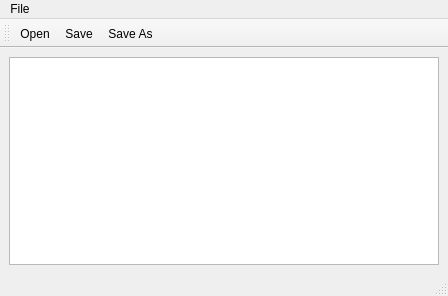
<?xml version="1.0" encoding="UTF-8"?>
<ui version="4.0">
 <class>MainWindow</class>
 <widget class="QMainWindow" name="MainWindow">
  <property name="geometry">
   <rect>
    <x>0</x>
    <y>0</y>
    <width>448</width>
    <height>296</height>
   </rect>
  </property>
  <property name="windowTitle">
   <string>Text Editor</string>
  </property>
  <property name="windowIcon">
   <iconset resource="resources.qrc">
    <normaloff>:/icons/res/icons/text-editor.png</normaloff>:/icons/res/icons/text-editor.png</iconset>
  </property>
  <widget class="QWidget" name="centralwidget">
   <layout class="QGridLayout" name="gridLayout">
    <item row="0" column="0">
     <widget class="QTextEdit" name="textEdit"/>
    </item>
   </layout>
  </widget>
  <widget class="QMenuBar" name="menubar">
   <property name="geometry">
    <rect>
     <x>0</x>
     <y>0</y>
     <width>448</width>
     <height>21</height>
    </rect>
   </property>
   <widget class="QMenu" name="menuFile">
    <property name="styleSheet">
     <string notr="true"/>
    </property>
    <property name="title">
     <string>File</string>
    </property>
    <addaction name="actionOpen"/>
    <addaction name="actionSave"/>
    <addaction name="actionSave_As"/>
   </widget>
   <addaction name="menuFile"/>
  </widget>
  <widget class="QStatusBar" name="statusbar"/>
  <widget class="QToolBar" name="toolBar">
   <property name="windowTitle">
    <string>toolBar</string>
   </property>
   <property name="styleSheet">
    <string notr="true"/>
   </property>
   <attribute name="toolBarArea">
    <enum>TopToolBarArea</enum>
   </attribute>
   <attribute name="toolBarBreak">
    <bool>false</bool>
   </attribute>
   <addaction name="actionOpen"/>
   <addaction name="actionSave"/>
   <addaction name="actionSave_As"/>
  </widget>
  <action name="actionOpen">
   <property name="icon">
    <iconset resource="resources.qrc">
     <normaloff>:/icons/res/icons/folder.png</normaloff>:/icons/res/icons/folder.png</iconset>
   </property>
   <property name="text">
    <string>Open</string>
   </property>
   <property name="shortcut">
    <string>Ctrl+O</string>
   </property>
   <property name="iconVisibleInMenu">
    <bool>false</bool>
   </property>
  </action>
  <action name="actionSave">
   <property name="icon">
    <iconset resource="resources.qrc">
     <normaloff>:/icons/res/icons/diskette.png</normaloff>:/icons/res/icons/diskette.png</iconset>
   </property>
   <property name="text">
    <string>Save</string>
   </property>
   <property name="shortcut">
    <string>Ctrl+S</string>
   </property>
   <property name="iconVisibleInMenu">
    <bool>false</bool>
   </property>
  </action>
  <action name="actionSave_As">
   <property name="icon">
    <iconset resource="resources.qrc">
     <normaloff>:/icons/res/icons/save-as.png</normaloff>:/icons/res/icons/save-as.png</iconset>
   </property>
   <property name="text">
    <string>Save As...</string>
   </property>
   <property name="iconVisibleInMenu">
    <bool>false</bool>
   </property>
  </action>
 </widget>
 <resources>
  <include location="resources.qrc"/>
 </resources>
 <connections>
  <connection>
   <sender>actionOpen</sender>
   <signal>triggered(bool)</signal>
   <receiver>MainWindow</receiver>
   <slot>onOpenTriggered()</slot>
   <hints>
    <hint type="sourcelabel">
     <x>-1</x>
     <y>-1</y>
    </hint>
    <hint type="destinationlabel">
     <x>399</x>
     <y>295</y>
    </hint>
   </hints>
  </connection>
  <connection>
   <sender>actionSave</sender>
   <signal>triggered(bool)</signal>
   <receiver>MainWindow</receiver>
   <slot>onSaveTriggered()</slot>
   <hints>
    <hint type="sourcelabel">
     <x>-1</x>
     <y>-1</y>
    </hint>
    <hint type="destinationlabel">
     <x>399</x>
     <y>295</y>
    </hint>
   </hints>
  </connection>
  <connection>
   <sender>actionSave_As</sender>
   <signal>triggered(bool)</signal>
   <receiver>MainWindow</receiver>
   <slot>onSaveAsTriggered()</slot>
   <hints>
    <hint type="sourcelabel">
     <x>-1</x>
     <y>-1</y>
    </hint>
    <hint type="destinationlabel">
     <x>223</x>
     <y>147</y>
    </hint>
   </hints>
  </connection>
 </connections>
 <slots>
  <slot>onOpenTriggered()</slot>
  <slot>onSaveTriggered()</slot>
  <slot>onSaveAsTriggered()</slot>
 </slots>
</ui>
